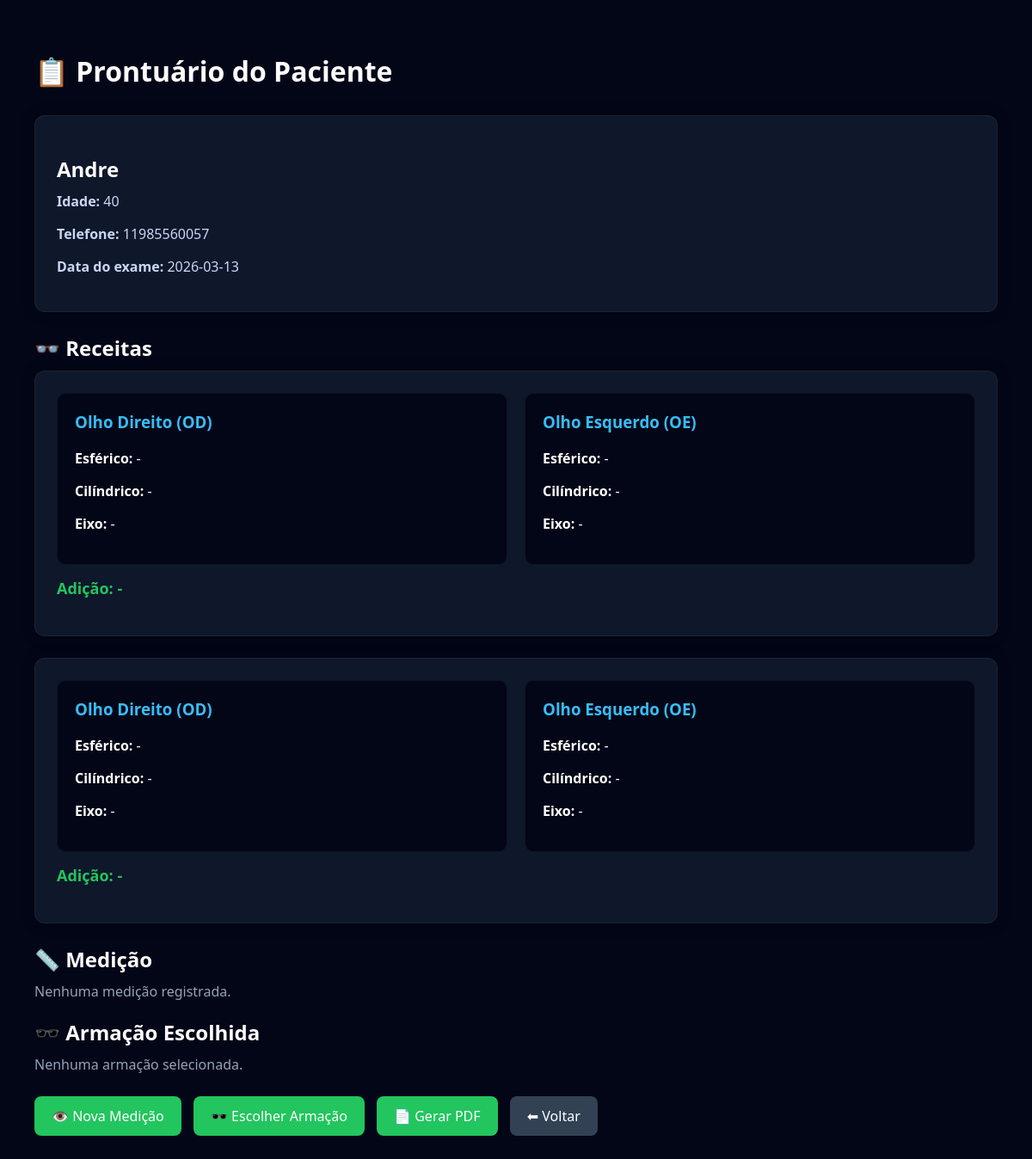
Screenshot of /prontuario/5 with the database file from the repository.
### tables this page shows
CREATE TABLE pacientes(
        id INTEGER PRIMARY KEY AUTOINCREMENT,
        nome TEXT NOT NULL,
        idade INTEGER,
        data_exame TEXT
    , telefone TEXT, foto TEXT);

CREATE TABLE receitas(
        id INTEGER PRIMARY KEY AUTOINCREMENT,
        paciente_id INTEGER,
        od_esf REAL,
        od_cil REAL,
        od_eixo INTEGER,
        oe_esf REAL,
        oe_cil REAL,
        oe_eixo INTEGER,
        adicao REAL,
        tipo_grau TEXT,
        FOREIGN KEY (paciente_id) REFERENCES pacientes(id)
    );

### app.py (the view)
@app.route("/prontuario/<int:id>")
def prontuario(id):
    conn = get_db()
    cursor = conn.cursor()
    cursor.execute("SELECT * FROM pacientes WHERE id=?", (id,))
    paciente = cursor.fetchone()
    cursor.execute("""
    SELECT * FROM receitas
    WHERE paciente_id=?
    ORDER BY id DESC
    """, (id,))
    receitas = cursor.fetchall()
    cursor.execute("""
    SELECT dp, dnp_e, dnp_d, score, data
    FROM medicoes
    WHERE paciente_id=?
    ORDER BY id DESC LIMIT 1
    """, (id,))
    medicao = cursor.fetchone()
    cursor.execute("""
    SELECT a.modelo, a.marca, a.tamanho, a.material
    FROM pedidos p
    JOIN armacoes a ON p.armacao = a.id
    WHERE p.paciente_id=?
    ORDER BY p.id DESC LIMIT 1
    """, (id,))
    armacao = cursor.fetchone()
    conn.close()
    return render_template("prontuario.html",
                           paciente=paciente,
                           receitas=receitas,
                           medicao=medicao,
                           armacao=armacao)

### app.py (called while the page is built)
def get_db():
    conn = conectar()
    conn.row_factory = lambda cursor, row: {col[0]: row[idx] for idx, col in enumerate(cursor.description)}
    return conn

### templates/prontuario.html (shortened to what this page needs)
<!DOCTYPE html>
<html lang="pt-BR">
<head>
</head>
<body>
<h1>📋 Prontuário do Paciente</h1>
{% if paciente %}
<div class="card">
<h2>{{ paciente["nome"] }}</h2>
<p class="info"><b>Idade:</b> {{ paciente["idade"] or "-" }}</p>
<p class="info"><b>Telefone:</b> {{ paciente["telefone"] or "-" }}</p>
<p class="info"><b>Data do exame:</b> {{ paciente["data_exame"] or "-" }}</p>
</div>
{% else %}
<p class="sem-dados">Paciente não encontrado.</p>
{% endif %}
<h2>👓 Receitas</h2>
{% if receitas %}
{% for r in receitas %}
<div class="card">
<div class="grid">
<div class="olho">
<h3>Olho Direito (OD)</h3>
<p><b>Esférico:</b> {{ r["od_esf"] or "-" }}</p>
<p><b>Cilíndrico:</b> {{ r["od_cil"] or "-" }}</p>
<p><b>Eixo:</b> {{ r["od_eixo"] or "-" }}</p>
</div>
<div class="olho">
<h3>Olho Esquerdo (OE)</h3>
<p><b>Esférico:</b> {{ r["oe_esf"] or "-" }}</p>
<p><b>Cilíndrico:</b> {{ r["oe_cil"] or "-" }}</p>
<p><b>Eixo:</b> {{ r["oe_eixo"] or "-" }}</p>
</div>
</div>
<p class="adicao">Adição: {{ r["adicao"] or "-" }}</p>
</div>
{% endfor %}
{% else %}
<p class="sem-dados">Nenhuma receita cadastrada.</p>
{% endif %}
<h2>📏 Medição</h2>
{% if medicao %}
<div class="card">
<p><b>DP:</b> {{ medicao["dp"] }} mm</p>
<p><b>DNP Esquerdo:</b> {{ medicao["dnp_e"] }} mm</p>
<p><b>DNP Direito:</b> {{ medicao["dnp_d"] }} mm</p>
<p><b>Score:</b> {{ medicao["score"] }}%</p>
</div>
{% else %}
<p class="sem-dados">Nenhuma medição registrada.</p>
{% endif %}
<h2>🕶️ Armação Escolhida</h2>
{% if armacao %}
<div class="card">
<p><b>Marca:</b> {{ armacao["marca"] }}</p>
<p><b>Modelo:</b> {{ armacao["modelo"] }}</p>
<p><b>Tamanho:</b> {{ armacao["tamanho"] }}</p>
<p><b>Material:</b> {{ armacao["material"] }}</p>
</div>
{% else %}
<p class="sem-dados">Nenhuma armação selecionada.</p>
{% endif %}
<div>
<a class="btn" href="/medicao?paciente_id={{ paciente['id'] }}">
  👁️ Nova Medição
</a>
<a class="btn" href="/armacao">
  🕶️ Escolher Armação
</a>
<a class="btn" href="/gerar_pdf/{{ paciente['id'] }}">
  📄 Gerar PDF
</a>
<a class="btn btn-sec" href="/dashboard">
  ⬅ Voltar
</a>
</div>
</body>
</html>

### templates/prontuario.html (style rules this page uses)
body { font-family:Segoe UI, Arial; background:#020617; color:white; padding:40px; margin:0; }
h1 { margin-bottom:30px; }
h2 { margin-bottom:10px; }
.card { background:#0f172a; padding:25px; border-radius:12px; margin-bottom:25px; box-shadow:0 0 15px rgba(0,0,0,0.4); border:1px solid rgba(255,255,255,0.05); }
.grid { display:grid; grid-template-columns:1fr 1fr; gap:20px; }
.olho { background:#020617; padding:20px; border-radius:10px; border:1px solid rgba(255,255,255,0.05); }
.olho h3 { margin-top:0; color:#38bdf8; }
.adicao { margin-top:15px; font-size:18px; font-weight:bold; color:#22c55e; }
.info { margin-top:5px; color:#cbd5f5; }
.btn { display:inline-block; margin:10px 10px 0 0; padding:12px 20px; background:#22c55e; color:white; text-decoration:none; border-radius:8px; transition:0.3s; }
.btn-sec { background:#334155; }
.sem-dados { color:#94a3b8; margin-top:10px; }

### rows the page displays
pacientes: nome "Andre", idade "40", telefone "11985560057", data_exame "2026-03-13"
receitas: od_esf "-", od_cil "-", od_eixo "-", oe_esf "-", oe_cil "-", oe_eixo "-", adicao "-"
receitas: od_esf "-", od_cil "-", od_eixo "-", oe_esf "-", oe_cil "-", oe_eixo "-", adicao "-"
